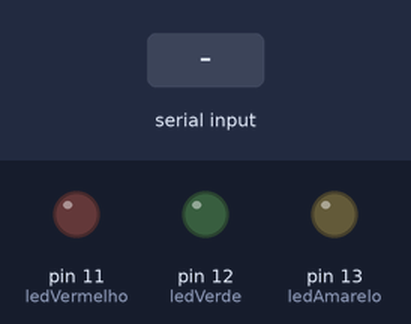
This sketch was run on a simulated Arduino Uno, built with avr-gcc and run on an emulated ATmega328P. Parts: output pins drawn as LEDs (lit = HIGH). Inputs (shaded band) come from the test bench.

Above: at 1.2 s.
1.3 s: "0" received over Serial
At 2.5 s:
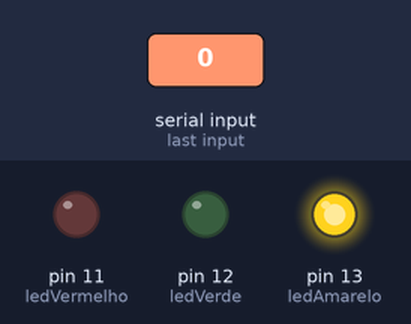
2.8 s: "1" received over Serial
At 3.7 s:
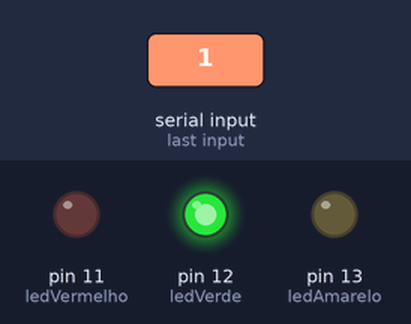
4.3 s: "2" received over Serial
At 4.9 s:
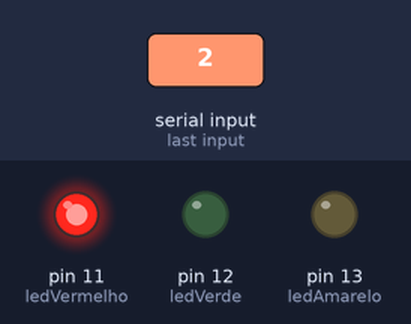
Timing chart, 0 to 7.3 s (numbered marks = the images above; inputs shaded):
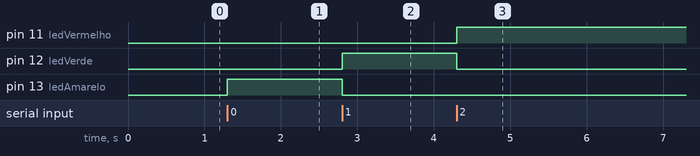

Measured:
- after the input at 1.3 s, pin 13 (ledAmarelo): LOW → HIGH at once
- after the input at 2.8 s, pin 12 (ledVerde): LOW → HIGH at once; pin 13 (ledAmarelo): HIGH → LOW at once
- after the input at 4.3 s, pin 11 (ledVermelho): LOW → HIGH at once; pin 12 (ledVerde): HIGH → LOW at once

The sketch:

Opcao_1.ino
```cpp
int ledVermelho = 11;
int ledVerde = 12;
int ledAmarelo = 13;

void setup() {
  pinMode(ledVermelho, OUTPUT);
  pinMode(ledVerde, OUTPUT);
  pinMode(ledAmarelo, OUTPUT);
  Serial.begin(9600);
}

void loop() {
   if (Serial.available() > 0){
    int entrada = Serial.read();

    switch(entrada){
        case 48:
            digitalWrite(ledAmarelo, HIGH);
            digitalWrite(ledVermelho, LOW);
            digitalWrite(ledVerde, LOW);

            break;
        case 49:
            digitalWrite(ledAmarelo, LOW);
            digitalWrite(ledVermelho, LOW);
            digitalWrite(ledVerde, HIGH);

            break;
        case 50:
            digitalWrite(ledAmarelo, LOW);
            digitalWrite(ledVermelho, HIGH);
            digitalWrite(ledVerde, LOW);
            break;
        default: break;
    }
   }

}
```
